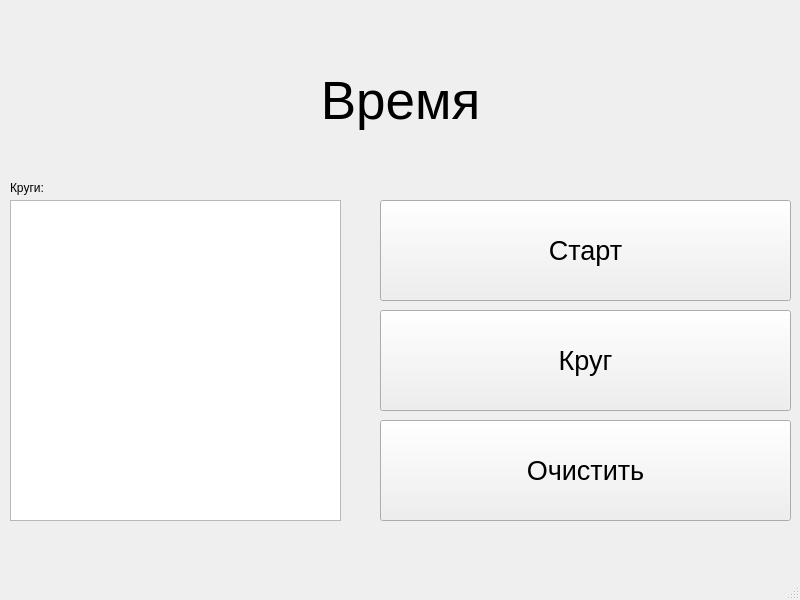
<?xml version="1.0" encoding="UTF-8"?>
<ui version="4.0">
 <class>MainWindow</class>
 <widget class="QMainWindow" name="MainWindow">
  <property name="geometry">
   <rect>
    <x>0</x>
    <y>0</y>
    <width>800</width>
    <height>600</height>
   </rect>
  </property>
  <property name="windowTitle">
   <string>MainWindow</string>
  </property>
  <widget class="QWidget" name="centralwidget">
   <widget class="QPushButton" name="startStopButton">
    <property name="geometry">
     <rect>
      <x>380</x>
      <y>200</y>
      <width>411</width>
      <height>101</height>
     </rect>
    </property>
    <property name="font">
     <font>
      <pointsize>20</pointsize>
     </font>
    </property>
    <property name="text">
     <string>Старт</string>
    </property>
   </widget>
   <widget class="QLabel" name="timeLabel">
    <property name="geometry">
     <rect>
      <x>0</x>
      <y>20</y>
      <width>801</width>
      <height>161</height>
     </rect>
    </property>
    <property name="font">
     <font>
      <pointsize>40</pointsize>
     </font>
    </property>
    <property name="layoutDirection">
     <enum>Qt::LeftToRight</enum>
    </property>
    <property name="text">
     <string>Время</string>
    </property>
    <property name="alignment">
     <set>Qt::AlignCenter</set>
    </property>
   </widget>
   <widget class="QPushButton" name="clearButton">
    <property name="geometry">
     <rect>
      <x>380</x>
      <y>420</y>
      <width>411</width>
      <height>101</height>
     </rect>
    </property>
    <property name="font">
     <font>
      <pointsize>20</pointsize>
     </font>
    </property>
    <property name="text">
     <string>Очистить</string>
    </property>
   </widget>
   <widget class="QPushButton" name="lapButton">
    <property name="geometry">
     <rect>
      <x>380</x>
      <y>310</y>
      <width>411</width>
      <height>101</height>
     </rect>
    </property>
    <property name="font">
     <font>
      <pointsize>20</pointsize>
     </font>
    </property>
    <property name="text">
     <string>Круг</string>
    </property>
   </widget>
   <widget class="QTextBrowser" name="roundsBrowser">
    <property name="geometry">
     <rect>
      <x>10</x>
      <y>200</y>
      <width>331</width>
      <height>321</height>
     </rect>
    </property>
   </widget>
   <widget class="QLabel" name="label">
    <property name="geometry">
     <rect>
      <x>10</x>
      <y>180</y>
      <width>49</width>
      <height>16</height>
     </rect>
    </property>
    <property name="text">
     <string>Круги:</string>
    </property>
   </widget>
  </widget>
  <widget class="QMenuBar" name="menubar">
   <property name="geometry">
    <rect>
     <x>0</x>
     <y>0</y>
     <width>800</width>
     <height>22</height>
    </rect>
   </property>
  </widget>
  <widget class="QStatusBar" name="statusbar"/>
 </widget>
 <resources/>
 <connections/>
</ui>
